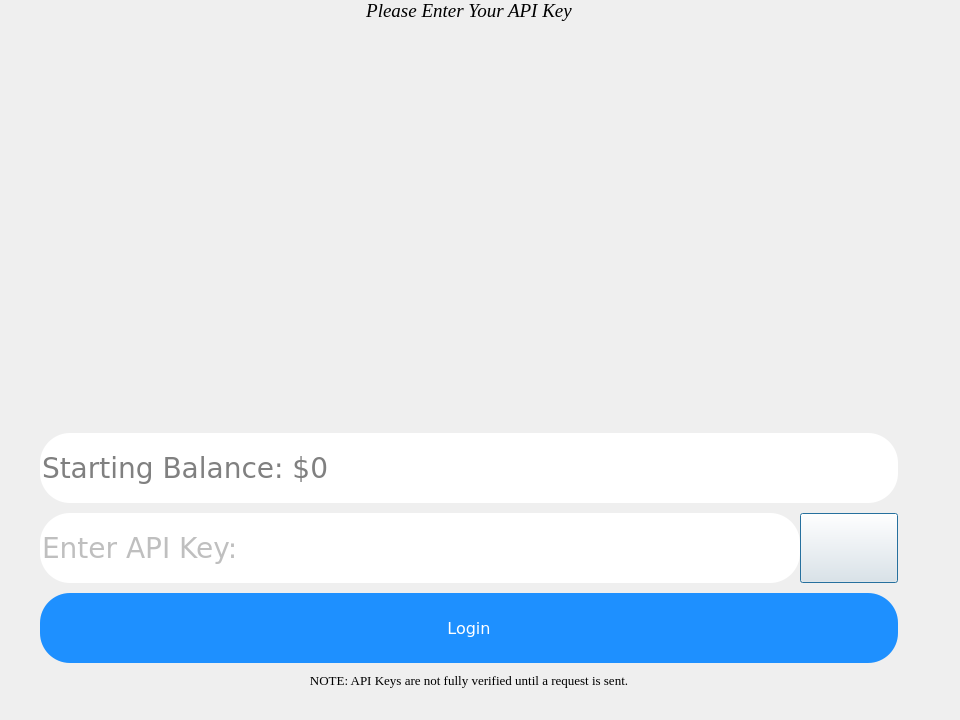
<?xml version="1.0" encoding="UTF-8"?>
<ui version="4.0">
 <class>InitialAccountSetup</class>
 <widget class="QDialog" name="InitialAccountSetup">
  <property name="geometry">
   <rect>
    <x>0</x>
    <y>0</y>
    <width>960</width>
    <height>720</height>
   </rect>
  </property>
  <property name="windowTitle">
   <string>Dialog</string>
  </property>
  <property name="styleSheet">
   <string notr="true">#InitialAccountSetup
{
 border-image: url(:/files/img/getAPIKeyBackground.png) 0 0 0 0 stretch stretch;
}

#directionLabel, #noticeLabel
{
	font-family: Georgia;
	font-size:18;
	color: black;
}


#APIKeyInput, #accountBalanceInput
{
	font-size: 28px;
	font-family: Verdana;
	color: Grey;
	font-weight: 400;
}


#loginButton
{
	background-color: DodgerBlue;
	color: white;
	font-size:20;
	font-family: Verdana;

}

#loginButton, #APIKeyInput, #accountBalanceInput
{
	border-radius: 30px;
}

#loginButton:Hover, #APIKeyInput:Hover
{
	font-weight: 500;
}

#showInputButton
{
	border-image: url(:/files/img/hideInput.png) 0 0 0 0 stretch stretch;
	color:transparent;
}</string>
  </property>
  <widget class="QWidget" name="layoutWidget">
   <property name="geometry">
    <rect>
     <x>0</x>
     <y>353</y>
     <width>938</width>
     <height>345</height>
    </rect>
   </property>
   <layout class="QVBoxLayout" name="inputVerticalLayout">
    <property name="spacing">
     <number>10</number>
    </property>
    <property name="leftMargin">
     <number>40</number>
    </property>
    <property name="topMargin">
     <number>10</number>
    </property>
    <property name="rightMargin">
     <number>40</number>
    </property>
    <property name="bottomMargin">
     <number>10</number>
    </property>
    <item>
     <spacer name="loginTopVerticalSpacer">
      <property name="orientation">
       <enum>Qt::Vertical</enum>
      </property>
      <property name="sizeType">
       <enum>QSizePolicy::MinimumExpanding</enum>
      </property>
      <property name="sizeHint" stdset="0">
       <size>
        <width>20</width>
        <height>40</height>
       </size>
      </property>
     </spacer>
    </item>
    <item>
     <widget class="QSpinBox" name="accountBalanceInput">
      <property name="sizePolicy">
       <sizepolicy hsizetype="Minimum" vsizetype="MinimumExpanding">
        <horstretch>0</horstretch>
        <verstretch>0</verstretch>
       </sizepolicy>
      </property>
      <property name="contextMenuPolicy">
       <enum>Qt::DefaultContextMenu</enum>
      </property>
      <property name="frame">
       <bool>false</bool>
      </property>
      <property name="buttonSymbols">
       <enum>QAbstractSpinBox::NoButtons</enum>
      </property>
      <property name="prefix">
       <string>Starting Balance: $</string>
      </property>
      <property name="maximum">
       <number>1000000000</number>
      </property>
     </widget>
    </item>
    <item>
     <layout class="QHBoxLayout" name="inputHorizontalLayout">
      <property name="spacing">
       <number>0</number>
      </property>
      <property name="topMargin">
       <number>0</number>
      </property>
      <item>
       <widget class="QLineEdit" name="APIKeyInput">
        <property name="sizePolicy">
         <sizepolicy hsizetype="MinimumExpanding" vsizetype="MinimumExpanding">
          <horstretch>0</horstretch>
          <verstretch>0</verstretch>
         </sizepolicy>
        </property>
        <property name="text">
         <string/>
        </property>
        <property name="maxLength">
         <number>32</number>
        </property>
        <property name="frame">
         <bool>true</bool>
        </property>
        <property name="echoMode">
         <enum>QLineEdit::Password</enum>
        </property>
        <property name="placeholderText">
         <string>Enter API Key: </string>
        </property>
        <property name="clearButtonEnabled">
         <bool>true</bool>
        </property>
       </widget>
      </item>
      <item>
       <widget class="QPushButton" name="showInputButton">
        <property name="sizePolicy">
         <sizepolicy hsizetype="Minimum" vsizetype="Preferred">
          <horstretch>0</horstretch>
          <verstretch>0</verstretch>
         </sizepolicy>
        </property>
        <property name="text">
         <string>showInputButton</string>
        </property>
       </widget>
      </item>
     </layout>
    </item>
    <item>
     <widget class="QPushButton" name="loginButton">
      <property name="sizePolicy">
       <sizepolicy hsizetype="Minimum" vsizetype="MinimumExpanding">
        <horstretch>0</horstretch>
        <verstretch>0</verstretch>
       </sizepolicy>
      </property>
      <property name="font">
       <font>
        <family>Verdana</family>
        <pointsize>12</pointsize>
       </font>
      </property>
      <property name="styleSheet">
       <string notr="true"/>
      </property>
      <property name="text">
       <string>Login</string>
      </property>
     </widget>
    </item>
    <item>
     <widget class="QLabel" name="noticeLabel">
      <property name="sizePolicy">
       <sizepolicy hsizetype="Preferred" vsizetype="Minimum">
        <horstretch>0</horstretch>
        <verstretch>0</verstretch>
       </sizepolicy>
      </property>
      <property name="font">
       <font>
        <family>Georgia</family>
        <pointsize>10</pointsize>
       </font>
      </property>
      <property name="layoutDirection">
       <enum>Qt::LeftToRight</enum>
      </property>
      <property name="styleSheet">
       <string notr="true"/>
      </property>
      <property name="text">
       <string>NOTE: API Keys are not fully verified until a request is sent.</string>
      </property>
      <property name="alignment">
       <set>Qt::AlignCenter</set>
      </property>
     </widget>
    </item>
   </layout>
  </widget>
  <widget class="QWidget" name="layoutWidget_2">
   <property name="geometry">
    <rect>
     <x>0</x>
     <y>0</y>
     <width>938</width>
     <height>346</height>
    </rect>
   </property>
   <layout class="QVBoxLayout" name="bannerVerticalLayout">
    <item>
     <widget class="QLabel" name="directionLabel">
      <property name="sizePolicy">
       <sizepolicy hsizetype="Preferred" vsizetype="Minimum">
        <horstretch>0</horstretch>
        <verstretch>0</verstretch>
       </sizepolicy>
      </property>
      <property name="font">
       <font>
        <family>Georgia</family>
        <pointsize>14</pointsize>
        <italic>true</italic>
       </font>
      </property>
      <property name="layoutDirection">
       <enum>Qt::LeftToRight</enum>
      </property>
      <property name="styleSheet">
       <string notr="true"/>
      </property>
      <property name="text">
       <string>Please Enter Your API Key</string>
      </property>
      <property name="alignment">
       <set>Qt::AlignCenter</set>
      </property>
     </widget>
    </item>
    <item>
     <spacer name="bannerVerticalSpacer">
      <property name="orientation">
       <enum>Qt::Vertical</enum>
      </property>
      <property name="sizeHint" stdset="0">
       <size>
        <width>20</width>
        <height>40</height>
       </size>
      </property>
     </spacer>
    </item>
   </layout>
  </widget>
 </widget>
 <tabstops>
  <tabstop>APIKeyInput</tabstop>
  <tabstop>loginButton</tabstop>
  <tabstop>showInputButton</tabstop>
 </tabstops>
 <resources/>
 <connections/>
</ui>
